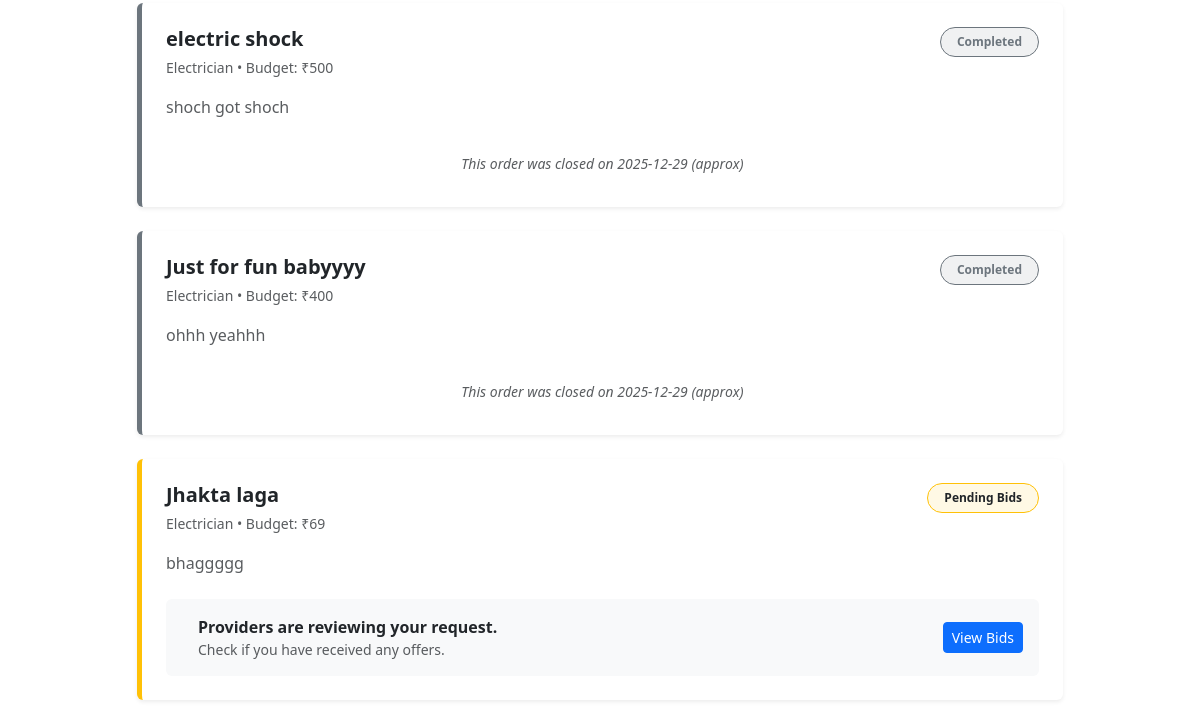
Before: /my_orders (signed in, lower part) with the older database file.
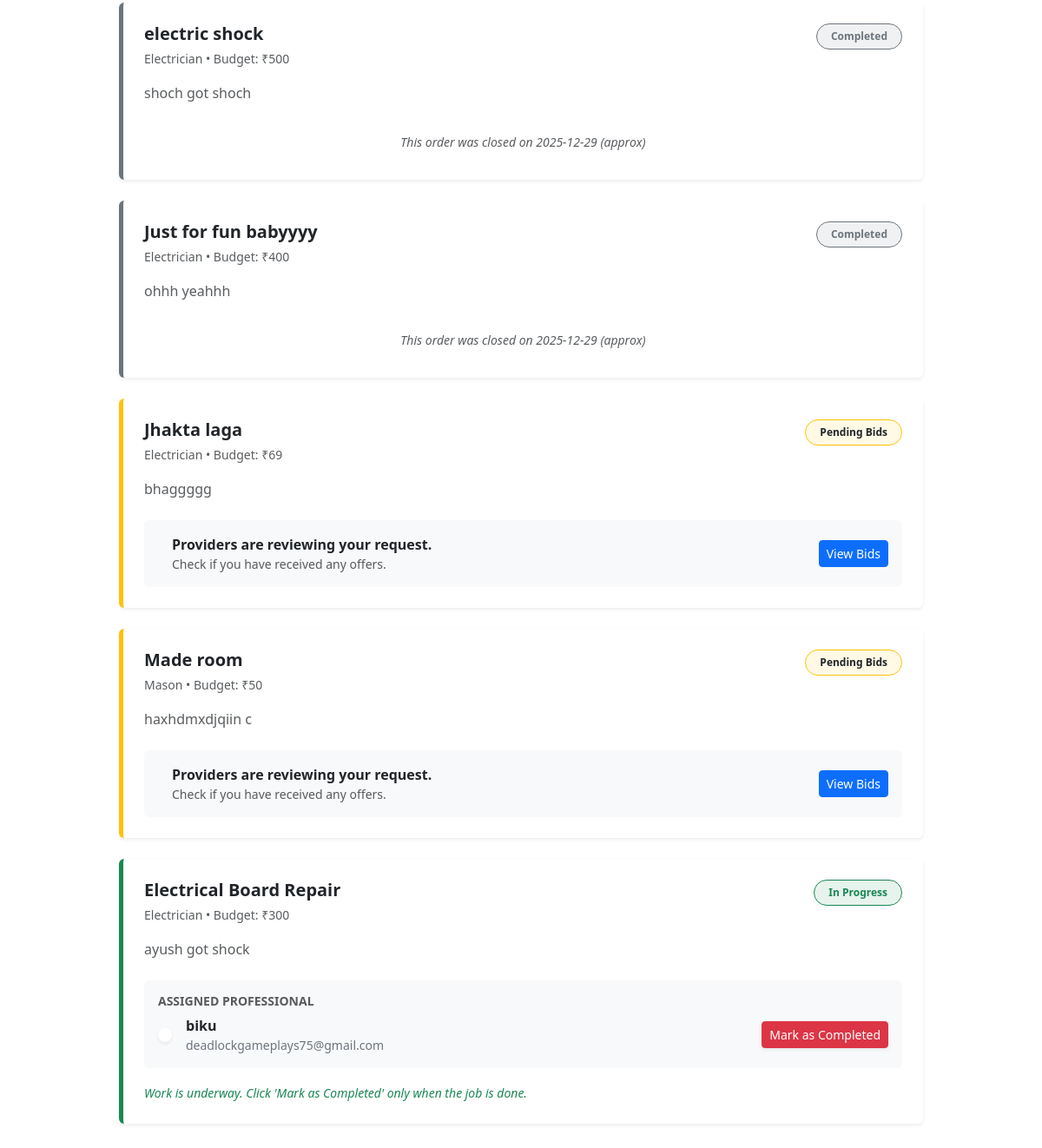
After: the same page with the newer database file.
### app.py (models this page shows)
class service_request(db.Model):
    id=db.Column(db.Integer, primary_key=True)
    consumer_id=db.Column(db.Integer, nullable=False)
    con_latitude = db.Column(db.Float, nullable=False)
    con_longitude = db.Column(db.Float, nullable=False)
    service_title=db.Column(db.String(200), nullable=False)
    service_type=db.Column(db.String(50), nullable=False)
    budget=db.Column(db.Integer, nullable=False)
    desc=db.Column(db.String(500), nullable=False)
    is_active=db.Column(db.Boolean, default=True)
    is_inprogress=db.Column(db.Boolean, default=False)
    assigned_provider_id=db.Column(db.Integer, nullable=True)
    created_at=db.Column(db.DateTime, default=db.func.current_timestamp())

class users(db.Model):
    id = db.Column(db.Integer, primary_key=True)
    email = db.Column(db.String(120), unique=True, nullable=False, index=True)
    password_hash = db.Column(db.String(255), nullable=False)
    full_name = db.Column(db.String(120), nullable=False)
    latitude = db.Column(db.Float, nullable=False)
    longitude = db.Column(db.Float, nullable=False)
    radius_km = db.Column(db.Float, default=5.0)  # optional usage
    is_provider = db.Column(db.Boolean, default=False)
    is_consumer = db.Column(db.Boolean, default=False)
    user_skill=db.Column(db.String(20), nullable=True)
    created_at = db.Column(db.DateTime, default=db.func.current_timestamp())

### app.py (the view)
@app.route('/my_orders')
def my_orders():
    if 'user_id' not in session:
        return redirect(url_for('login'))
    con_id = session['user_id']
    orders = db.session.query(service_request, users).outerjoin(users, service_request.assigned_provider_id == users.id)\
        .filter(service_request.consumer_id == con_id).all()
    return render_template('consumer/my_orders.html', orders=orders)

### templates/consumer/my_orders.html (shortened to what the changed rows need)
{% extends 'base.html' %}
{% block body %}
<div class="container pb-5">
    <div class="row row-cols-1 g-4 justify-content-center">
        {% for req, provider in orders %}
        <div class="col-lg-10">
            <div class="card shadow-sm border-0 h-100 overflow-hidden
                {% if req.is_inprogress %} border-start border-success border-5
                {% elif req.is_active %} border-start border-warning border-5
                {% else %} border-start border-secondary border-5 {% endif %}">
                <div class="card-body p-4">
                    <div class="d-flex justify-content-between align-items-start mb-3">
                        <div>
                            <h5 class="fw-bold mb-1">{{ req.service_title }}</h5>
                            <span class="text-muted small">{{ req.service_type }} • Budget: ₹{{ req.budget }}</span>
                        </div>
                        {% if req.is_inprogress %}
                            <span class="badge bg-success bg-opacity-10 text-success border border-success px-3 py-2 rounded-pill">
                                 In Progress
                            </span>
                        {% elif req.is_active %}
                            <span class="badge bg-warning bg-opacity-10 text-dark border border-warning px-3 py-2 rounded-pill">
                                 Pending Bids
                            </span>
                        {% else %}
                            <span class="badge bg-secondary bg-opacity-10 text-secondary border border-secondary px-3 py-2 rounded-pill">
                                 Completed
                            </span>
                        {% endif %}
                    </div>
                    <p class="card-text text-muted mb-4">{{ req.desc }}</p>
                    {% if req.is_inprogress and provider %}
                        <div class="bg-light p-3 rounded mb-3">
                            <h6 class="text-uppercase text-muted small fw-bold mb-2">Assigned Professional</h6>
                            <div class="d-flex align-items-center justify-content-between flex-wrap">
                                <div class="d-flex align-items-center mb-2 mb-md-0">
                                    <div class="bg-white p-2 rounded-circle shadow-sm me-3">
                                    </div>
                                    <div>
                                        <div class="fw-bold">{{ provider.full_name }}</div>
                                        <div class="small"><a href="mailto:{{ provider.email }}" class="text-decoration-none text-secondary">{{ provider.email }}</a></div>
                                    </div>
                                </div>
                                <a href="{{ url_for('close_order', req_id=req.id) }}"
                                   class="btn btn-danger btn-sm shadow-sm"
                                   onclick="return confirm('Confirm that the work is completely finished?');">
                                    Mark as Completed
                                </a>
                            </div>
                        </div>
                        <small class="text-success fst-italic">
                             Work is underway. Click 'Mark as Completed' only when the job is done.
                        </small>
                    {% elif req.is_active %}
                        <div class="d-flex align-items-center bg-light p-3 rounded">
                            <div class="flex-grow-1">
                                <strong>Providers are reviewing your request.</strong>
                                <div class="small text-muted">Check if you have received any offers.</div>
                            </div>
                            <a href="{{ url_for('view_bids', req_id=req.id) }}" class="btn btn-primary btn-sm">
                                View Bids
                            </a>
                        </div>
                    {% else %}
                        <div class="text-center p-2 text-muted">
                            <small><em>This order was closed on {{ req.created_at.strftime('%Y-%m-%d') }} (approx)</em></small>
                        </div>
                    {% endif %}
                </div>
            </div>
        </div>
        {% endfor %}
    </div>
</div>
{% endblock body %}

Changed rows visible on the page:
added service_request: service_title "Made room", service_type "Mason", budget "50", is_inprogress "Pending Bids", desc "haxhdmxdjqiin c"
added service_request: service_title "Electrical Board Repair", service_type "Electrician", budget "300", is_inprogress "In Progress", desc "ayush got shock", full_name "biku", email "deadlockgameplays75@gmail.com"
